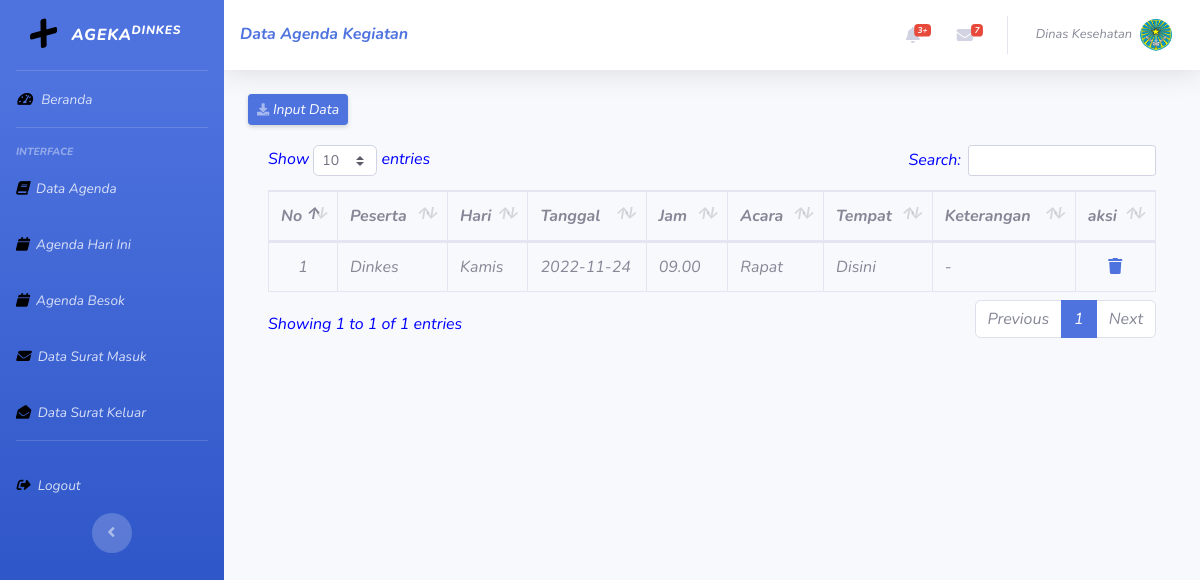
Page /tables.php (signed in) on the committed database.
### tables this page shows
CREATE TABLE `mahasiswa` (
  `id` int(11) NOT NULL,
  `peserta` varchar(50) NOT NULL,
  `hari` varchar(50) NOT NULL,
  `tanggal` date NOT NULL,
  `jam` varchar(10) NOT NULL,
  `acara` varchar(50) NOT NULL,
  `tempat` varchar(50) NOT NULL,
  `keterangan` varchar(100) NOT NULL
);

### tables.php (the view, shortened to what this page needs)
<?php
$coon = mysqli_connect("localhost", "root", "", "agenda");
$result = mysqli_query($coon , "SELECT * FROM mahasiswa");
?>
<!DOCTYPE html>
<html lang="en">
<head>
  <link href="vendor/fontawesome-free/css/all.min.css" rel="stylesheet" type="text/css">
  <link href="css/sb-admin-2.min.css" rel="stylesheet">
  <link href="vendor/datatables/dataTables.bootstrap4.min.css" rel="stylesheet">
</head>
<body style=" color: blue; font-style: italic" id="page-top">
  <div id="wrapper">
    <ul class="navbar-nav bg-gradient-primary sidebar sidebar-dark accordion" id="accordionSidebar">
      <a class="sidebar-brand d-flex align-items-center justify-content-center" href="#">
        <div class="sidebar-brand-icon rotate-n-15">
        <i style=" color: black; font-style: italic" class="fas fa-plus"></i>
        </div>
        <div class="sidebar-brand-text mx-3">AGEKA<sup>DINKES</sup></div>
      </a>
      <hr class="sidebar-divider my-0">
      <li class="nav-item">
        <a class="nav-link" href="index.php">
          <i style=" color: black; font-style: italic"class="fas fa-fw fa-tachometer-alt"></i>
          <span>Beranda</span></a>
      </li>
      <hr class="sidebar-divider">
      <div class="sidebar-heading">
        Interface
      </div>
      <li class="nav-item">
        <a class="nav-link" href="tables.php">
          <i style=" color: black; font-style: italic"class="fas fa-book"></i>
          <span>Data Agenda</span></a>
      </li>
      <li class="nav-item">
        <a class="nav-link" href="sekarang.php">
          <i style=" color: black; font-style: italic"class="fas fa-calendar"></i>
          <span>Agenda Hari Ini</span></a>
      </li>
      <li class="nav-item">
        <a class="nav-link" href="Besok.php">
          <i style=" color: black; font-style: italic"class="fas fa-calendar"></i>
          <span>Agenda Besok</span></a>
      </li>
      <li class="nav-item">
        <a class="nav-link" href="surat_masuk.php">
          <i style=" color: black; font-style: italic"class="fas fa-envelope"></i>
          <span>Data Surat Masuk</span></a>
      </li>
      <li class="nav-item">
        <a class="nav-link" href="surat_keluar.php">
          <i style=" color: black; font-style: italic"class="fas fa-envelope-open"></i>
          <span>Data Surat Keluar</span></a>
      </li>
      <hr class="sidebar-divider d-none d-md-block">
      <li class="nav-item">
        <a class="nav-link" href="logout.php">
          <i style=" color: black; font-style: italic" class="fas fa-sign-out-alt"></i>
          <span>Logout</span></a>
      </li>
      <div class="text-center d-none d-md-inline">
        <button class="rounded-circle border-0" id="sidebarToggle"></button>
      </div>
    </ul>
    <div id="content-wrapper" class="d-flex flex-column">
<div id="content">
    <nav class="navbar navbar-expand navbar-light bg-white topbar mb-4 static-top shadow">
            <div>
              <h6 class="m-0 font-weight-bold text-primary">Data Agenda Kegiatan</h6>
              </div>
        <ul class="navbar-nav ml-auto">
            <li class="nav-item dropdown no-arrow mx-1">
                <a class="nav-link dropdown-toggle" href="#" id="alertsDropdown" role="button"
                    data-toggle="dropdown" aria-haspopup="true" aria-expanded="false">
                    <i class="fas fa-bell fa-fw"></i>
                    <span class="badge badge-danger badge-counter">3+</span>
                </a>
            </li>
            <li class="nav-item dropdown no-arrow mx-1">
                <a class="nav-link dropdown-toggle" href="#" id="messagesDropdown" role="button"
                    data-toggle="dropdown" aria-haspopup="true" aria-expanded="false">
                    <i class="fas fa-envelope fa-fw"></i>
                    <span class="badge badge-danger badge-counter">7</span>
                </a>
            </li>
            <li class="nav-item dropdown no-arrow">
                <a class="nav-link dropdown-toggle" href="#" id="userDropdown" role="button"
                    data-toggle="dropdown" aria-haspopup="true" aria-expanded="false">
                    <span class="mr-2 d-none d-lg-inline text-gray-600 small">Dinas Kesehatan</span>
                    <img class="img-profile rounded-circle"
                        src="lambang.png">
                </a>
            </li>
        </ul>
    </nav>
        <div class="container-fluid">
            <div >
                        <a href="entri.php" class="d-none d-sm-inline-block btn btn-sm btn-primary shadow-sm"><i
                                class="fas fa-download fa-sm text-white-50"></i> Input Data</a>
                    </div>
            <div class="card-body">
              <div class="table-responsive">
                <table class="table table-bordered" id="dataTable" width="100%" cellspacing="0">
                  <thead>
                    <tr>
                      <th>No</th>
                        <th align="center">Peserta</th>
                        <th align="center">Hari</th>
                        <th align="center">Tanggal</th>
                        <th align="center">Jam</th>
                        <th align="center">Acara</th>
                        <th align="center">Tempat</th>
                        <th align="center">Keterangan</th>
                        <th align="center">aksi</th>
                    </tr>
                  </thead>
                  <tbody>
                   <?php $i = 1; ?>
                    <?php while( $row = mysqli_fetch_assoc($result)) : ?>
                    <tr>
                        <td align="center"><?= $i; ?></td>
                        <td><?= $row["peserta"]; ?></td>
                        <td><?= $row["hari"]; ?></td>
                        <td><?= $row["tanggal"]; ?></td>
                        <td><?= $row["jam"]; ?></td>
                        <td ><?= $row["acara"]; ?></td>
                        <td><?= $row["tempat"]; ?></td>
                        <td><?= $row["keterangan"]; ?></td>
                        <td align="center"><a href="hapus.php?id=<?= $row["id"]; ?>"><i class="fas fa-trash"></i></a></td>
                    </tr>
                    <?php $i++; ?>
                    <?php endwhile; ?>
                  </tbody>
                </table>
              </div>
            </div>
          </div>
        </div>
      </div>
    </div>
</body>
</html>

### rows in the picture
mahasiswa: peserta "Dinkes", hari "Kamis", tanggal "2022-11-24", jam "09.00", acara "Rapat", tempat "Disini", keterangan "-"
